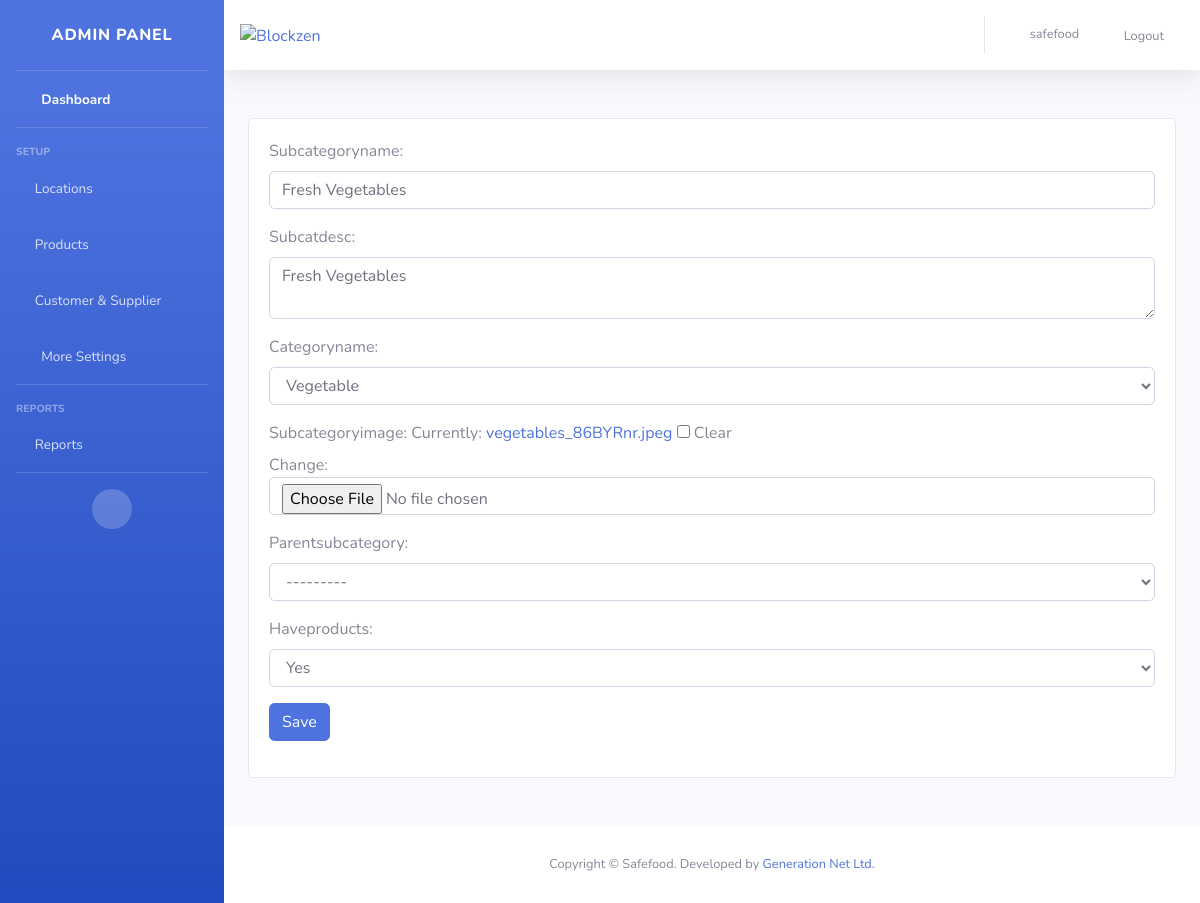
The app's page /updatesubcategory/1 (signed in) with its own data.
### store/models.py (models this page shows, shortened)
class Subcategory(models.Model):
    subcategoryname = models.CharField(max_length= 200, null= False, blank= False)
    subcatdesc = models.CharField(max_length=500, null= True, blank= True)
    categoryname = models.ForeignKey(Category, on_delete=models.SET_NULL, null = True, blank = True)
    parentsubcategory = models.ForeignKey('self', on_delete= models.SET_NULL, null = True, blank = True)
    subcategoryimage = models.ImageField(null= True, blank = True)
    creationdate = models.DateTimeField(auto_now_add=True, blank = True)
    createdby = models.ForeignKey(User, on_delete=models.CASCADE, null = True, blank = True)
    haveproducts = models.BooleanField(default= False, null= True, blank= True)
    def __str__(self):
        return self.subcategoryname

class Category(models.Model):
    categoryname = models.CharField(max_length= 200, null= False, blank= False)
    categorydesc = models.CharField(max_length=500, null= True, blank= True)
    categoryimage = models.ImageField(null= True, blank = True)
    creationdate = models.DateTimeField(auto_now_add=True, blank = True)
    createdby = models.ForeignKey(User, on_delete=models.CASCADE, null = True, blank = True)
    def __str__(self):
        return self.categoryname

### adminpanel/decorators.py (the view)
    def wrapper_func(request, *args, **kwargs):
        group = None
        if request.user.groups.exists():
            group = request.user.groups.all()[0].name
        if group == 'admin':
            return view_func(request, *args, **kwargs)
        else:
            return redirect('home')

### adminpanel/forms.py
class CreateSubcategoryForm(ModelForm):
    subcategoryname = forms.CharField(max_length=100, widget=forms.TextInput(attrs={'class':'form-control'}))
    subcatdesc = forms.CharField(max_length=200, widget=forms.Textarea(attrs={'class':'form-control', 'rows':2}))
    class Meta:
        model = Subcategory
        fields = ['subcategoryname', 'subcatdesc', 'categoryname', 'subcategoryimage', 'parentsubcategory', 'haveproducts']
    def __init__(self, *args, **kwargs):
        super(CreateSubcategoryForm, self).__init__(*args, **kwargs)
        self.fields['categoryname'].widget.attrs['class'] = 'form-control'
        self.fields['parentsubcategory'].widget.attrs['class'] = 'form-control'
        self.fields['subcategoryimage'].widget.attrs['class'] = 'form-control'
        self.fields['haveproducts'].widget.attrs['class'] = 'form-control'

### adminpanel/views.py (called while the page is built, shortened)
@login_required(login_url='login')
@admin_only
def updatesubcategory(request, subcategoryID):
    subcats = Subcategory.objects.get(id = subcategoryID)
    form = CreateSubcategoryForm(instance = subcats)
    pagetitle = 'Sub-category'
    context = {'form': form, 'pagetitle': pagetitle}
    return render(request, 'adminpanel/adminEntry.html', context)

### adminpanel/templates/adminpanel/adminEntry.html (shortened to what this page needs)
{% extends 'adminpanel/adminbase.html' %}
{% load static %}
{% block content %}
    <br>
    <section id="packages" class="features">
        <div class="container">
            <div class="row">
                <div class="col-md-12">
                    <div class="card">
                        <form class="card-body" method="POST" action="" enctype="multipart/form-data">
                            <div class="form-group">
                                {{ form.as_p }}
                            </div>
                            <div class="form-group">
                                <input class="btn btn-primary margin-right-none" type="submit" value="Save" data-toast
                                data-toast-position="topRight" data-toast-type="success" data-toast-icon="icon-check-circle"
                                data-toast-title="Success!" data-toast-message="Information added successfuly.">
                            </div>
                        </form>
                    </div>
                </div>
            </div>
            <br>
            <br>
        </div>
    </section>
{% endblock %}

### adminpanel/templates/adminpanel/sidemenu.html (shortened to what this page needs)
{% load static %}
<nav class="navbar navbar-expand navbar-light bg-white topbar mb-4 static-top shadow">
    <a class="site-logo" href="{% url 'home' %}">
      <img style="height: 50px;" src="{% static 'images/logo/safefood.png' %}" alt="Blockzen">
    </a>
    <ul class="navbar-nav ml-auto">
      <li class="nav-item dropdown no-arrow">
        <a class="nav-link dropdown-toggle" href="#" id="userDropdown" role="button" data-toggle="dropdown" aria-haspopup="true" aria-expanded="false">
          <i class="fa fa-user"></i> &nbsp;
          <span class="mr-2 d-none d-lg-inline text-gray-600 small">{{ request.user }}</span>
        </a>
      </li>
      <li class="nav-item dropdown no-arrow">
        <a class="nav-link dropdown-toggle" href="{% url 'logout' %}">
          <div> <i class="fas fa-sign-out-alt"></i><span class="mr-2 d-none d-lg-inline text-gray-600 small">Logout</span>
          </div>
      </a>
      </li>
    </ul>
  </nav>

### records on screen
Subcategory: subcategoryname "Fresh Vegetables", subcatdesc "Fresh Vegetables"
Category: categoryname "Vegetable"

### other values on screen
{{ request.user }} "safefood"
